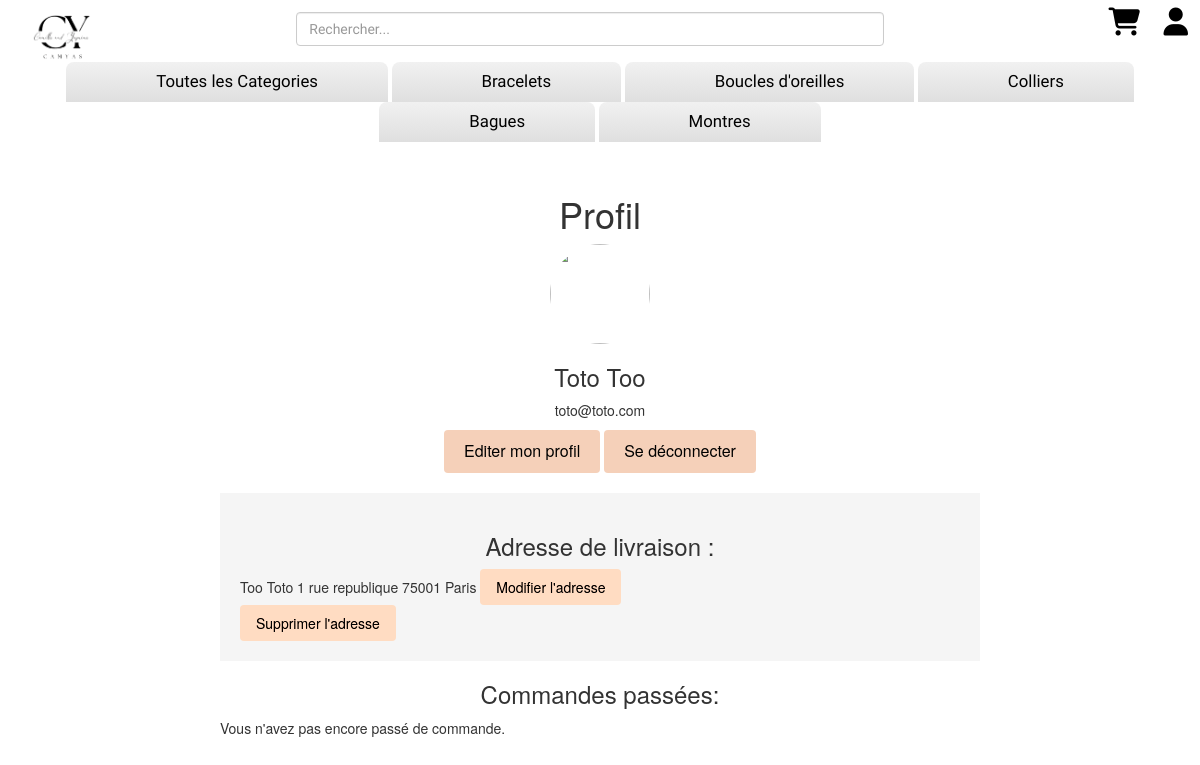
Page /php/profil.php (signed in) on the committed database.
### tables this page shows
CREATE TABLE `categorie` (
  `idCat` int NOT NULL,
  `titreCat` varchar(255) NOT NULL,
  `imgCat` varchar(255) NOT NULL
);

CREATE TABLE `adresse` (
  `id` int NOT NULL,
  `id_user` int NOT NULL,
  `firstname` varchar(255) NOT NULL,
  `lastname` varchar(255) NOT NULL,
  `numero` int NOT NULL,
  `rue` varchar(255) NOT NULL,
  `codePostal` int NOT NULL,
  `ville` varchar(255) NOT NULL
);

### classes/User.php (called while the page is built, shortened)
<?php
class User
{
    public $id;
    public $email;
    public $firstname;
    public $lastname;
    function getEmail()
    {
        return $this->email;
    }
    function getFirstname()
    {
        return $this->firstname;
    }
    function getLastname()
    {
        return $this->lastname;
    }
    function __construct($id, $email, $password, $firstname, $lastname, $avatar, $phoneUser)
    {
        $this->id = $id;
        $this->email = $email;
        $this->firstname = $firstname;
        $this->lastname = $lastname;
    }
    function selectAvatar($bdd)
    {
        $request = $bdd->prepare('SELECT `avatar` FROM `users` WHERE `id` = ?');
        $request->execute([$this->id]);
        $result = $request->fetch(PDO::FETCH_ASSOC);
        return $result['avatar'];
    }
}

### classes/Adresse.php (called while the page is built, shortened)
<?php
class Adresse
{
    function itExist($bdd){
        $request = $bdd->prepare('SELECT * FROM `adresse` INNER JOIN users ON adresse.id_user = users.id WHERE users.id = ?');
        $request->execute([$_SESSION['user']['id']]);
        if ($request->rowCount() > 0){
            return true;
        }
        else {
            return false;
        }
    }
    function isExisting($bdd){
        $request = $bdd->prepare('SELECT * FROM `adresse` WHERE id_user = ?');
        $request->execute([$_SESSION['user']['id']]);
        $result = $request->fetch(PDO::FETCH_ASSOC);
        if ($request->rowCount() > 0){
            $adresse = $result['firstname'] . " " . $result['lastname'] . " " . $result['numero'] . " " . $result['rue'] . " " . $result['codePostal'] . " " . $result['ville'];
            return $adresse;
        }
        else {
            return '<a href="inscriptionAdresse.php"><button class="buttonAdresse">Ajouter une adresse</button></a>';
        }
    }
}
?>

### php/profil.php (the view, shortened to what this page needs)
<?php
require_once('../classes/User.php');
require_once('../classes/Adresse.php');
require_once('../includes/config.php');
?>
<!DOCTYPE html>
<html lang="fr" dir="ltr">
<head>
    <link rel="stylesheet" type="text/css" href="../css/profil.css">
    <link rel="stylesheet" type="text/css" href="../css/style.css">
    <link rel="stylesheet" type="text/css" href="../css/header.css">
    <link rel="stylesheet" href="https://maxcdn.bootstrapcdn.com/bootstrap/3.4.1/css/bootstrap.min.css">
</head>
<body>
    <?php require_once('../includes/header2.php'); ?>
    <main>
        <h1>Profil</h1>
        <?php $user = new User($_SESSION['user']['id'], $_SESSION['user']['email'], $_SESSION['user']['password'], $_SESSION['user']['firstname'], $_SESSION['user']['lastname'], '', ''); ?>
        <img id="imageProfil" src="avatars/<?= $_SESSION['user']['id'] . "." . $user->selectAvatar($bdd) ?>">
        <h3><?= $user->getFirstname() . " " . $user->getLastname() ?></h3>
        <p><?= $user->getEmail() ?></p>
        <div class="editprofil">
            <a href="profiledit.php"><button class="button">Editer mon profil</button></a>
            <a href="deconnexion.php"><button class="button">Se déconnecter</button></a>
        </div>
        <div id="adresse">
            <h3>Adresse de livraison : </h3>
            <?php $adresse = new Adresse($_SESSION['user']['id'], '', '', '', '', '', '');
            echo $adresse->isExisting($bdd);
            if( $adresse->itExist($bdd)){
                echo ' <a href="inscriptionAdresse.php"><button class="buttonAdresse">Modifier l\'adresse</button></a>';
                ?>
                <form method="POST">
                    <input type="submit" name="delete" value="Supprimer l'adresse">
                </form>
            <?php
         } ?>
        </div>
        <div>
            <h3>Commandes passées:</h3>
            <div>
                <?php $request = $bdd->prepare('SELECT * FROM commande WHERE id_user = ?');
                $request->execute([$_SESSION['user']['id']]);
                $result = $request->fetchAll(PDO::FETCH_ASSOC);
                if ($result == null) {
                    echo "Vous n'avez pas encore passé de commande.";
                }
                ?>
            </div>
        </div>
    </main>
</body>
</html>

### includes/header2.php (shortened to what this page needs)
<?php
function getURL()
{
    if (isset($_SERVER['HTTPS']) && $_SERVER['HTTPS'] === 'on')
        $url = "https";
    else {
        $url = "http";
    }
    $url .= "://";
    $url .= $_SERVER['HTTP_HOST'];
    $url .= $_SERVER['REQUEST_URI'];
    $splitURL = explode('boutique-en-ligne', $url);
    $splitURL2 = explode('/', $splitURL[1]);
    return [$splitURL, $splitURL2];
}
require_once('config.php');
if (getURL()[0][1] === '/index.php' || getURL()[0][1] === '/') {
    includeHeader($bdd, './', './php/', './maquette/');
} else {
    includeHeader($bdd, '../', '../php/', '../maquette/');
}
function includeHeader($bdd, $index, $urlPHP, $urlMaquette)
{
?>
    <header id="allHeader">
        <nav>
            <div class="nav1">
                <a href="<?= $index ?>"><img id="logo" src="<?= $urlMaquette ?>logo-removebg.png"></a>
                <div class="search ">
                    <form class="d-flex" role="search" method="GET">
                        <input class="form-control me-2" type="text" id="search-bar" name="search" placeholder="Rechercher...">
                    </form>
                </div>
                <div class="links">
                    <?php if (isset($_SESSION['user'])) { ?>
                        <a href="<?= $urlPHP ?>panier.php"><i class="fa-solid fa-cart-shopping fa-2xl" style="color: #000000;"></i></a>
                        <a href="<?= $urlPHP ?>profil.php"><i class="fa-solid fa-user fa-2xl" style="color: #000000;"></i></a>
                    <?php } else { ?>
                        <a href="<?= $urlPHP ?>connexion.php"><i class="fa-solid fa-right-to-bracket fa-2xl" style="color: #000000;"></i></a>
                        <a href="<?= $urlPHP ?>inscription.php"><i class="fa-solid fa-user-plus fa-2xl" style="color: #000000;"></i></a>
                    <?php } ?>
                </div>
            </div>
            <div>
                <ul id="menu-demo2">
                    <?php
                    $requestCategory = $bdd->prepare('SELECT * FROM categorie');
                    $requestCategory->execute();
                    $resultCategory = $requestCategory->fetchAll(PDO::FETCH_ASSOC); ?>
                    <li><a href="<?= $urlPHP ?>categories.php">Toutes les Categories </a></li>
                    <?php foreach ($resultCategory as $categorie) {
                        $categorieId = $categorie['idCat'];
                        $categorieNom = $categorie['titreCat']; ?>
                        <li>
                            <a href="<?= $urlPHP ?>categories.php?category=<?= $categorieId ?>"><?= $categorieNom; ?></a>
                        </li>
                    <?php } ?>
                </ul>
            </div>
        </nav>
    </header>
<?php } ?>

### css/profil.css (style rules this page uses)
body { font-family: Arial, sans-serif; margin: 0; padding: 0; }
main { max-width: 800px; margin: 0 auto; padding: 20px; }
h1 { text-align: center; }
#imageProfil { display: block; margin: 0 auto; width: 200px; height: 200px; object-fit: cover; border-radius: 50%; }
h3 { text-align: center; }
p { text-align: center; }
.editprofil { text-align: center; margin-bottom: 20px; }
.editprofil .button { display: inline-block; padding: 10px 20px; background-color: #f5d0b9; color: rgb(0, 0, 0); border: none; text-align: center; text-decoration: none; font-size: 16px; cursor: pointer; border-radius: 4px; margin-right: 10px; }
.editprofil .button:last-child { margin-right: 0; }
#adresse { background-color: #f5f5f5; padding: 20px; margin-bottom: 20px; }
h3 { font-size: 18px; font-weight: bold; margin-bottom: 10px; }
input[type="submit"], .buttonAdresse { background-color: #f5d0b9; padding: 8px 16px; filter: contrast(115%); color: rgb(0, 0, 0); border: none; text-align: center; text-decoration: none; font-size: 14px; cursor: pointer; border-radius: 4px; }
img { height: 200px; width: 200px; }

### css/style.css (style rules this page uses)
#imageProfil { height: 100px; width: 100px; border-radius: 100%; }
#logo { height: 50px; width: 60px; }

### css/header.css (style rules this page uses)
#menu-demo2, #menu-demo2 ul { padding:0; margin:0; list-style:none; text-align:center; }
#menu-demo2 li { display:inline-block; position:relative; border-radius:8px 8px 0 0; }
#menu-demo2 li { background-color: #e7e5e5; background-image:-webkit-linear-gradient(top, #efefef 0%, #e0e0e0 100%); background-image:linear-gradient(to bottom, #f1f1f1 0%, #dfdfdf 100%); }
#menu-demo2 a { text-decoration:none; display:block; padding:8px 70px; color:#000000; font-family:arial; }
.nav1 { display: flex; width: 100%; justify-content: space-between; }
.search { width: 50%; }
nav { padding: 1%; font-family: 'Indie Flower', cursive; }
#menu-demo2 a { font-family: 'Indie Flower', cursive; font-size: larger; }
nav a { margin-left: 20px; }

### rows in the picture
categorie: titreCat "Bracelets"
categorie: titreCat "Boucles d'oreilles"
categorie: titreCat "Colliers"
categorie: titreCat "Bagues"
categorie: titreCat "Montres"
adresse: $adresse->isExisting($bdd) "Too Toto 1 rue republique 75001 Paris"

### other values in the picture
$user->getFirstname() "Toto"
$user->getLastname() "Too"
$user->getEmail() "toto@toto.com"
